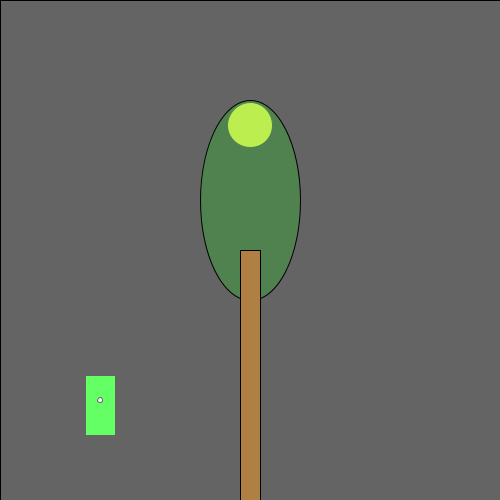
Frame 1 (no input)
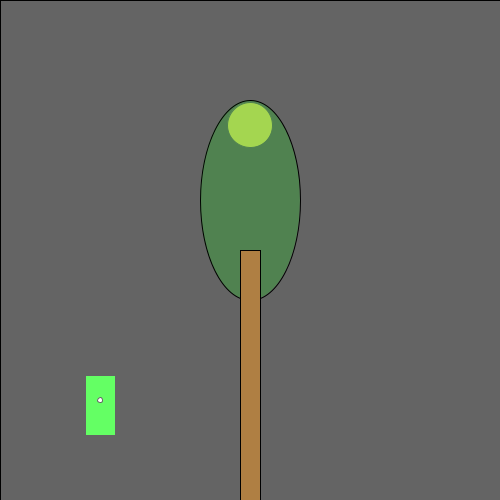
Frame 60 (the mouse pressed at the canvas centre just before this capture)
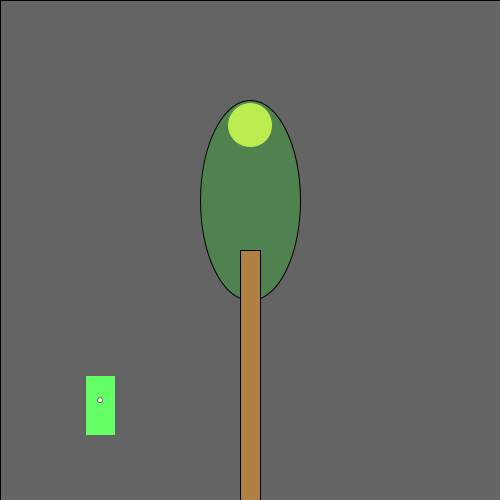
Frame 120 (the mouse held since frame 60 and released just before this capture)

The Processing sketch that drew these frames (run headless with seeded random() and noise(); from frame 60 on, the mouse is pressed at the canvas centre):

// Processing sketch: processing_108838
// ── processing_108838.pde

/*
  Norm Krumpe
  September 22, 2012
  Models a light that is triggered by motion (in this case, motion
  of the mouse).  The light also has a timer.  So, motion turns on the
  light, but a certain amount of time passing with no motion will
  cause the light to turn off again.
*/

// How close you need to get to the
// light sensor in order to turn on
// the light.  Higher values make it
// easier to trigger the light.  Distance
// is measured in pixels.
final int TRIGGER_DISTANCE = 50;

// The location of the sensor:
final int SWITCH_CENTER_X = 100;
final int SWITCH_CENTER_Y = 400;

// seconds until light shuts off automatically when there is no motion
final float SECONDS_UNTIL_AUTO_SHUTOFF = 10; 

// Light will initially be on because of this next value.
// Want the light off initially?  
// Set this to something less than SECONDS_UNTIL_AUTO_SHUTOFF
float timeOfLastTrigger = 0; 
boolean revealTriggerRegion = false;

// Just choose a window size
void setup() {
  size(500, 500);
}

// Each time the mouse moves, check to see
// if it triggered the motion sensor
void mouseMoved() {
  if (motionSensorWasTriggered()) {
    timeOfLastTrigger = millis()/1000.0;
  }
}

// When a key is pressed, toggle the "cheat" that
// reveals the motion sensor's trigger region.
void keyPressed() {
  revealTriggerRegion = !revealTriggerRegion;
}

// Draw the various parts of the scene
void draw() {
  background(0);

  drawLightSwitch();
  drawLamp();  
  drawTriggerRegion();
}

// Draws all components of the lamp
void drawLamp() {
  drawLight();
  fill(0, 255, 0, 50);
  ellipse(250, 200, 100, 200);
  fill(175, 127, 67);
  rect(240, 250, 20, 250);
}

// How the light gets drawn depends on whether
// the lightbulb is lit.
void drawLight() {

  if (secondsSinceLastTrigger() < SECONDS_UNTIL_AUTO_SHUTOFF) {
    // If the light is on:
    int strength = (int)random(156, 256);
    fill(strength, strength, 0);
    ellipse(250, 125, 45, 45);
    fill(255, 100);
    rect(0, 0, width, height);
  }

  else {
    // Light is off:
    fill(10, 10, 0);
    ellipse(250, 125, 45, 45);
  }
}

// Draw the light switch/sensor
void drawLightSwitch() {
  fill(0, 255, 0);
  rect(SWITCH_CENTER_X - 15, SWITCH_CENTER_Y - 25, 30, 60);
  fill(255);
  ellipse(SWITCH_CENTER_X, SWITCH_CENTER_Y, 5, 5);
}

// Return true if the mouse triggered the sensor
boolean motionSensorWasTriggered() {
  return distanceFromLightSwitch() < TRIGGER_DISTANCE;
}

// Compute the distance between the mouse and the sensor
float distanceFromLightSwitch() {  
  return dist(mouseX, mouseY, SWITCH_CENTER_X, SWITCH_CENTER_Y);
}

// Determine how long it has been since the motion sensor
// was last turned on.
float secondsSinceLastTrigger() {
  return millis()/1000.0 - timeOfLastTrigger;
}

// Show a "cheat" region so that you know where the mouse
// needs to go in order to trigger the light sensor
void drawTriggerRegion() {
  if (revealTriggerRegion) {
    fill(255, 25);
    ellipse(SWITCH_CENTER_X, SWITCH_CENTER_Y, 
    TRIGGER_DISTANCE * 2, TRIGGER_DISTANCE * 2);
  }
}
